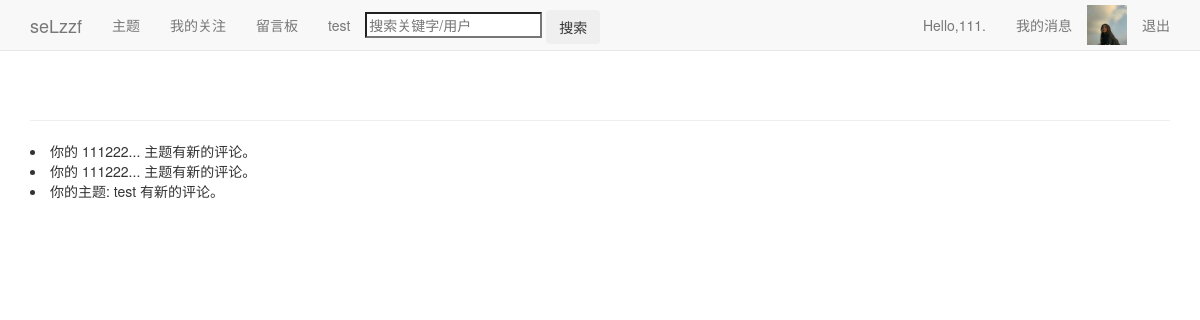
The page /users/news/ (signed in) on the database its author committed.
### users/models.py (models this page shows, shortened)
class Userinfo(models.Model):
	user=models.OneToOneField(User)
	pic=models.ImageField(upload_to='images',default='images/default.jpg',verbose_name='头像',blank=True)
	sex=models.CharField('性别',max_length=2,choices=(
	('男','♂'),('女','♀')),blank=True)
	birthday=models.DateField('生日',default='2000-01-01',blank=True)
	school=models.TextField('学校',max_length=50,default='暂未设置所在学校')
	autograph=models.TextField('个性签名',max_length=50,default='暂未设置个性签名')

class News(models.Model):
	user=models.ForeignKey(User)
	news=models.TextField('消息',blank=True)
	status=models.BooleanField(default=True)
	date_added=models.DateTimeField(auto_now_add=True,blank=True)

### users/views.py (the view)
def news(request):
	page_user=request.user
	news=News.objects.filter(user=page_user)
	news_unread=News.objects.filter(user=page_user,status=True)
	if news_unread:
		for new_unread in news_unread:
			new_unread.status=False
			new_unread.save()
	context={'page_user':page_user,'news':news}
	return render(request,'users/news.html',context)

### blog/context_processor.py (called while the page is built)
def request_userinfo(request):
	user=request.user
	try:
		request_userinfo=Userinfo.objects.get(user=user)
		return {'request_userinfo':request_userinfo}
	except:
		return {'request_userinfo':'请登录.'}

### users/templates/users/news.html (shortened to what this page needs)
{% extends "blogs/base.html" %}
{% load static %}
{% block content %}
{% for new in news %}
  <li>{{ new.news }}</li>
{% empty %}
  暂时没有消息
{% endfor %}
{% endblock content %}

### blogs/templates/blogs/base.html (shortened to what this page needs)
{% load bootstrap3 %}
{% load static %}
<!DOCTYPE html>
<html lang='en'>
<head>
  {% bootstrap_css %}
</head>
<body>
  <nav class='navbar navbar-default navbar-static-top'>
    <div class='container'>
	  <div class='navbar-header'>
	    <a class='navbar-brand' href="{% url 'blogs:index' %}">seLzzf</a>
	  </div>
	  <div id='navbar' class='navbar-collapse collapse'>
	    <ul class='nav navbar-nav'>
		  <li><a href="{% url 'blogs:themes' page_user.id %}">主题</a></li>
		  {% if user == page_user %}
		  <li><a href="{% url 'action:action' user.id %}">我的关注</a></li>
		  {% endif %}
		  <li><a href="{% url 'message:message' page_user.id %}">留言板</a></li>
		  <li><a href="{% url 'blogs:test' %}">test</a></li>
		  <li style='margin-top:10px' class='search'>
		    <form method='post' action="{% url 'blogs:search' %}">
		    <input name='search' type='search' placeholder='搜索关键字/用户'>
		    <input class='btn' type='submit' value='搜索'>
		    </form>
		  </li>
		</ul>
		<ul class='nav navbar-nav navbar-right'>
		  {% if user.is_authenticated %}
			<li><a href="{% url 'users:userinfo' user.id %}">Hello,{{ user.username }}.</a></li>
			<li><a href="{% url 'users:news' %}">我的消息</a></li>
			<li><img style='margin-top:5px' src="{{ request_userinfo.pic.url }}" alt='pic' height="40" width="40"/></li>
			<li><a href="{% url 'users:logout' %}">退出</a></li>
		  {% endif %}
		</ul>
	  </div>
	</div>
  </nav>
  <div class='container'>
    <div class='page-header'>
    </div>
    <div>
      {% block content %}{% endblock content %}
	</div>
  </div>
</body>
</html>

### rows shown on the page
Userinfo: pic (picture)
News: news "你的 111222... 主题有新的评论。"
News: news "你的 111222... 主题有新的评论。"
News: news "你的主题: test 有新的评论。"

### other values the page prints
{{ user.username }} "111"
